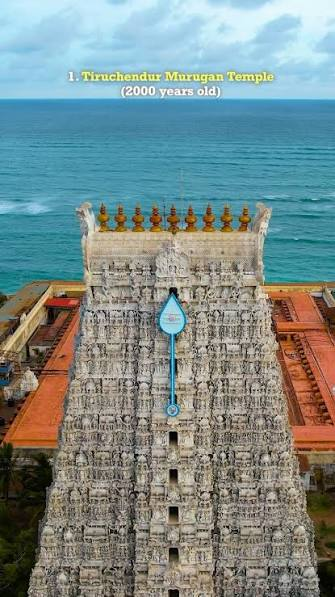
#> input picture temple.jpeg, 335 x 597 px
$ jupyter execute cvlab_4.ipynb
#> lines starting #> are read from the running program, lines starting #| are printed output that depends on the picture
<a href="https://colab.research.google.com/github/priyanshugupta-26/computer_vision_lab4/blob/main/cvlab_4.ipynb" target="_parent"></a>

[cell 1]
from google.colab import files

uploaded = files.upload()
#> the answer given: temple.jpeg

[cell 2]
import cv2
import numpy as np
from matplotlib import pyplot as plt

# Load the image in grayscale
img = cv2.imread('temple.jpeg', cv2.IMREAD_GRAYSCALE)
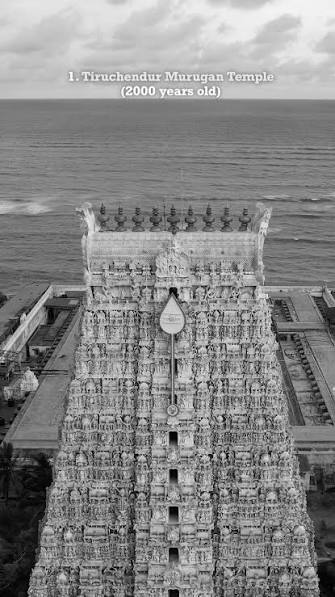
#> img: shape (597, 335); min 0, max 255, mean 135.1

# Check if image loaded successfully
if img is None:
    print("Error: Image not found.")
else:
    # Set up the plot figure
    plt.figure(figsize=(12, 10))

    # Display Original Image
    plt.subplot(3, 3, 1)
    plt.imshow(img, cmap='gray')
    plt.title("Original Image")
    plt.axis('off')

    # Loop through all 8 bit planes
    for i in range(8):

        # Extract the i-th bit plane
        # Shift bits right by 'i' and perform bitwise AND with 1
        bit_plane = (img >> i) & 1

        # Scale to 0-255 for visualization
        # 0 becomes black and 1 becomes white
        vis_plane = bit_plane * 255

        # Plotting
        plt.subplot(3, 3, i + 2)
        plt.imshow(vis_plane, cmap='gray')
        plt.title(f"Bit Plane {i}")
        plt.axis('off')
#> this loop made 8 passes
#> pass 1, `bit_plane = (img >> i) & 1`:
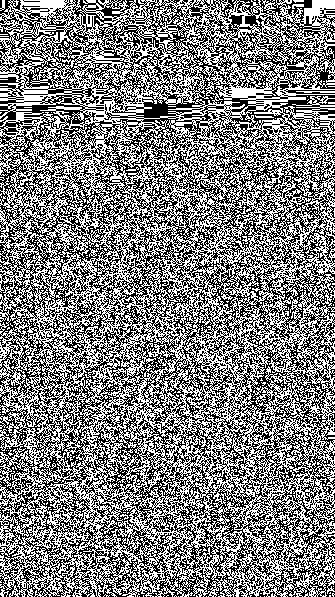
#> bit_plane: shape (597, 335); values 0 (black) and 1 (white), 49.9% white in thin lines or dots
#> pass 2, `bit_plane = (img >> i) & 1`:
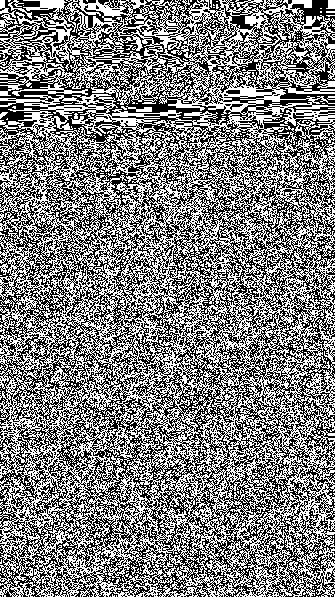
#> bit_plane: shape (597, 335); values 0 (black) and 1 (white), 50% white; black in thin lines or dots

    plt.tight_layout()
    plt.show()
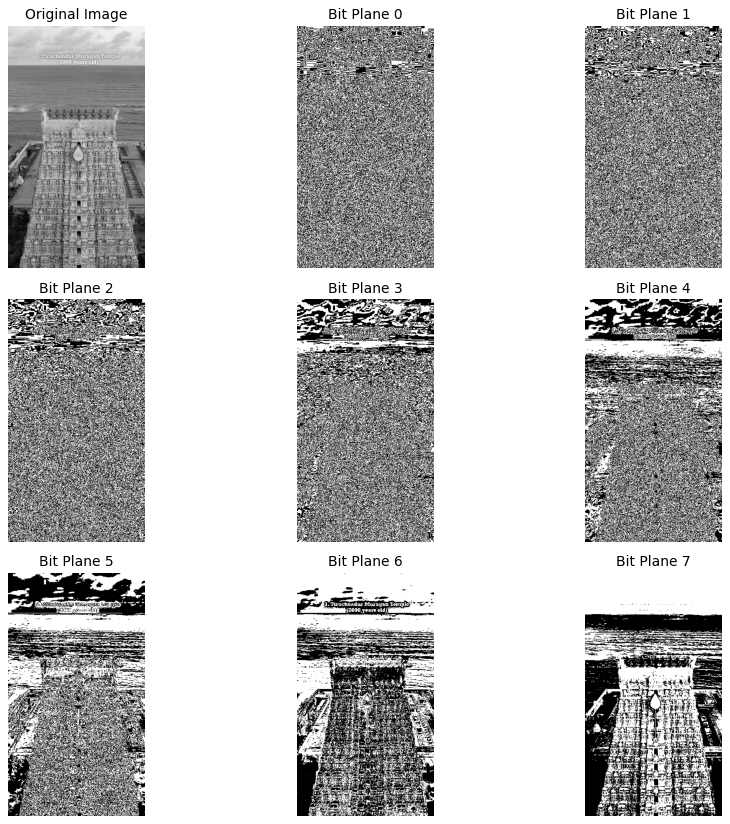
#> figure drawn by matplotlib, 9 panels
